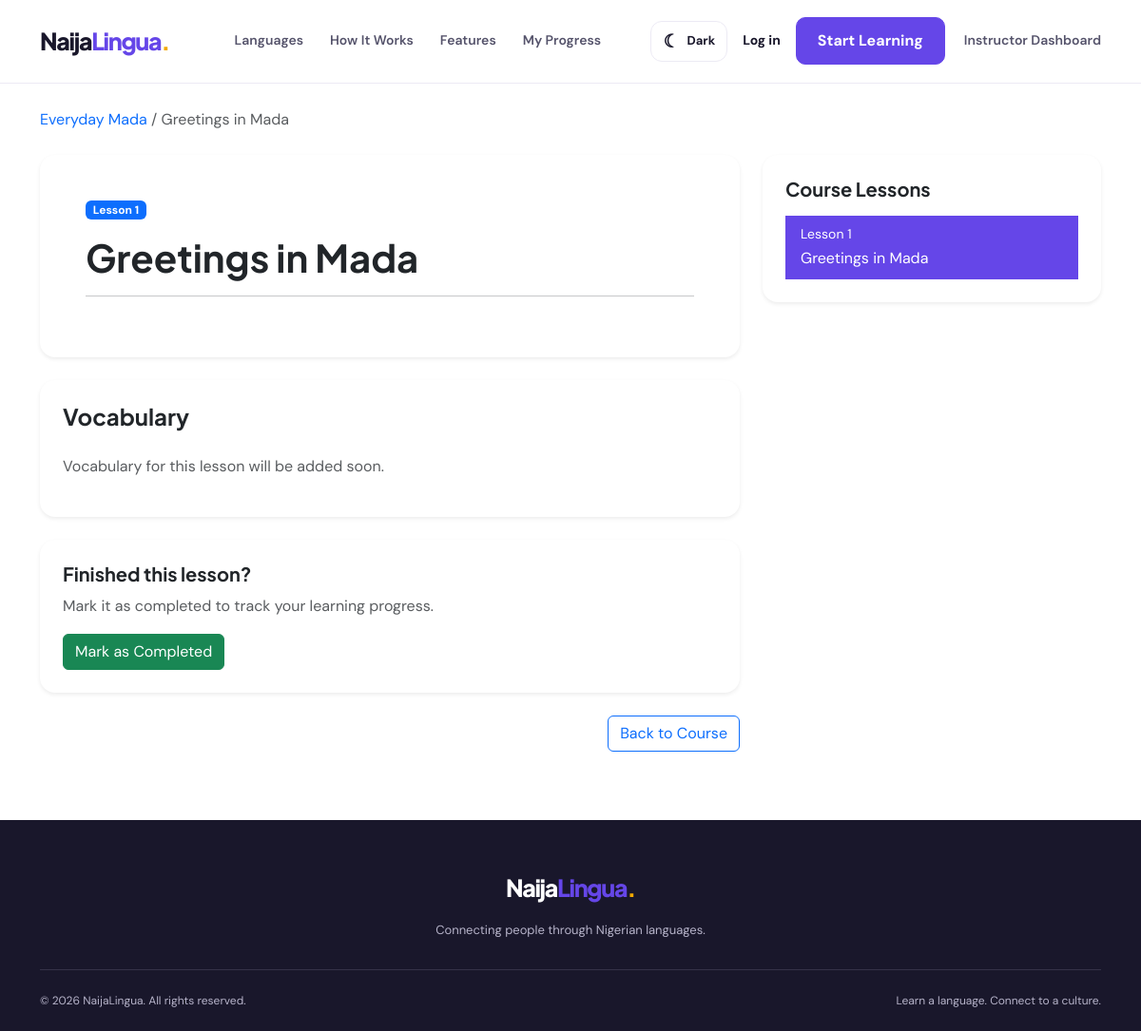
Screenshot of /courses/everyday-mada/greetings-in-mada/ (signed in) with the database file from the repository.
### courses/models.py (models this page shows, shortened)
class Course(models.Model):
    class Level(models.TextChoices):
        BEGINNER = "BEGINNER", "Beginner"
        INTERMEDIATE = "INTERMEDIATE", "Intermediate"
        ADVANCED = "ADVANCED", "Advanced"
    instructor = models.ForeignKey(
    "accounts.User",
    on_delete=models.SET_NULL,
    null=True,
    blank=True,
    related_name="courses"
    )
    language = models.ForeignKey(
    "languages.Language",
    on_delete=models.CASCADE,
    related_name="courses"
    )
    title = models.CharField(max_length=200)
    slug = models.SlugField(
        max_length=220,
        unique=True,
        blank=True
    )
    description = models.TextField()
    level = models.CharField(
        max_length=20,
        choices=Level.choices,
        default=Level.BEGINNER
    )
    thumbnail = models.ImageField(
        upload_to="courses/",
        blank=True,
        null=True
    )
    is_premium = models.BooleanField(default=False)
    is_published = models.BooleanField(default=False)
    created_at = models.DateTimeField(auto_now_add=True)
    updated_at = models.DateTimeField(auto_now=True)
    class Meta:
        ordering = ["language", "level", "title"]

class Lesson(models.Model):
    course = models.ForeignKey(
        Course,
        on_delete=models.CASCADE,
        related_name="lessons"
    )
    title = models.CharField(max_length=200)
    slug = models.SlugField(
        max_length=220,
        blank=True
    )
    lesson_number = models.PositiveIntegerField()
    description = models.TextField(blank=True)
    content = models.TextField(blank=True)
    audio = models.FileField(
        upload_to="lesson_audio/",
        blank=True,
        null=True
    )
    duration_minutes = models.PositiveIntegerField(default=5)
    is_published = models.BooleanField(default=False)
    created_at = models.DateTimeField(auto_now_add=True)
    class Meta:
        ordering = ["lesson_number"]
        constraints = [
            models.UniqueConstraint(
                fields=["course", "lesson_number"],
                name="unique_lesson_number_per_course"
            )
        ]

### courses/views.py (the view)
@login_required
def lesson_detail(request, course_slug, lesson_slug):
    course = get_object_or_404(
        Course,
        slug=course_slug,
    )
    lesson = get_object_or_404(
        Lesson,
        course=course,
        slug=lesson_slug,
    )
    lessons = course.lessons.filter(
    ).order_by("lesson_number", "id")
    previous_lesson = lessons.filter(
        lesson_number__lt=lesson.lesson_number
    ).order_by("-lesson_number", "-id").first()
    next_lesson = lessons.filter(
        lesson_number__gt=lesson.lesson_number
    ).order_by("lesson_number", "id").first()
    vocabulary = lesson.vocabulary.all()
    progress, created = LessonProgress.objects.get_or_create(
        learner=request.user,
        lesson=lesson
    )
    context = {
        "course": course,
        "lesson": lesson,
        "lessons": lessons,
        "vocabulary": vocabulary,
        "previous_lesson": previous_lesson,
        "next_lesson": next_lesson,
        "progress": progress,
    }
    return render(
        request,
        "courses/lesson_detail.html",
        context
    )

### templates/courses/lesson_detail.html (shortened to what this page needs)
{% extends "base.html" %}
{% block content %}
<div class="container py-4">
    <div class="mb-4">
        <a href="{% url 'courses:detail' course.slug %}"
           class="text-decoration-none">
            {{ course.title }}
        </a>
        <span class="text-muted"> / {{ lesson.title }}</span>
    </div>
    <div class="row g-4">
        <div class="col-lg-8">
            <div class="card border-0 shadow-sm rounded-4 mb-4">
                <div class="card-body p-4 p-md-5">
                    <div class="d-flex justify-content-between align-items-center mb-3">
                        <span class="badge bg-primary">
                            Lesson {{ lesson.lesson_number }}
                        </span>
                    </div>
                    <h1 class="fw-bold mb-3">{{ lesson.title }}</h1>
                    <hr>
                </div>
            </div>
            <div class="card border-0 shadow-sm rounded-4 mb-4">
                <div class="card-body p-4">
                    <h4 class="fw-bold mb-4">
                        Vocabulary
                    </h4>
                    {% for item in vocabulary %}
                        <div class="vocabulary-item py-3 border-bottom">
                            <div class="row align-items-center g-2">
                                <div class="col-md-5">
                                    <h5 class="fw-bold mb-1">
                                        {{ item.word }}
                                    </h5>
                                    {% if item.pronunciation %}
                                        <small class="text-muted">
                                            /{{ item.pronunciation }}/
                                        </small>
                                    {% endif %}
                                </div>
                                <div class="col-md-5">
                                    <span class="text-muted">
                                        {{ item.english }}
                                    </span>
                                </div>
                                <div class="col-md-2 text-md-end">
                                    {% if item.audio %}
                                        <audio controls preload="none">
                                            <source src="{{ item.audio.url }}">
                                        </audio>
                                    {% endif %}
                                </div>
                            </div>
                            {% if item.example %}
                                <div class="mt-2">
                                    <small class="text-muted">
                                        Example: {{ item.example }}
                                    </small>
                                </div>
                            {% endif %}
                            {% if item.example_translation %}
                                <div>
                                    <small class="text-muted">
                                        Translation:
                                        {{ item.example_translation }}
                                    </small>
                                </div>
                            {% endif %}
                        </div>
                    {% empty %}
                        <p class="text-muted">
                            Vocabulary for this lesson will be added soon.
                        </p>
                    {% endfor %}
                </div>
            </div>
            <div class="card border-0 shadow-sm rounded-4 mb-4">
                <div class="card-body p-4">
                    {% if progress.is_completed %}
                        <div class="alert alert-success mb-0">
                            <i class="bi bi-check-circle-fill"></i>
                            You have completed this lesson.
                        </div>
                    {% else %}
                        <h5 class="fw-bold">Finished this lesson?</h5>
                        <p class="text-muted">
                            Mark it as completed to track your learning progress.
                        </p>
                        <form method="POST"
                              action="{% url 'courses:mark_lesson_complete' course.slug lesson.slug %}">
                            <button type="submit" class="btn btn-success">
                                Mark as Completed
                            </button>
                        </form>
                    {% endif %}
                </div>
            </div>
            <div class="d-flex justify-content-between gap-3 mb-5">
                {% if next_lesson %}
                    <a href="{% url 'courses:lesson' course.slug next_lesson.slug %}"
                       class="btn btn-primary">
                        Next Lesson
                        <i class="bi bi-arrow-right"></i>
                    </a>
                {% else %}
                    <a href="{% url 'courses:detail' course.slug %}"
                       class="btn btn-outline-primary">
                        Back to Course
                    </a>
                {% endif %}
            </div>
        </div>
        <div class="col-lg-4">
            <div class="card border-0 shadow-sm rounded-4 sticky-top"
                 style="top: 90px;">
                <div class="card-body p-4">
                    <h5 class="fw-bold mb-3">Course Lessons</h5>
                    <div class="list-group list-group-flush">
                        {% for item in lessons %}
                            <a href="{% url 'courses:lesson' course.slug item.slug %}"
                               class="list-group-item list-group-item-action
                               {% if item.id == lesson.id %}active{% endif %}">
                                <div class="d-flex justify-content-between align-items-center">
                                    <span>
                                        <small class="d-block">
                                            Lesson {{ item.lesson_number }}
                                        </small>
                                        {{ item.title }}
                                    </span>
                                </div>
                            </a>
                        {% endfor %}
                    </div>
                </div>
            </div>
        </div>
    </div>
</div>
{% endblock %}

### static/css/style.css (style rules this page uses)
:root { color-scheme: light; --primary: #6546e8; --primary-dark: #4f32ca; --primary-light: #f0edff; --text-dark: #19172b; --text-muted: #747387; --background: #ffffff; --surface: #f8f7fc; --card-bg: #ffffff; --navbar-bg: rgba(255, 255, 255, 0.96); --border: #eceaf4; --input-bg: #ffffff; --green: #16a477; --yellow: #f9c74f; --shadow: 0 15px 45px rgba(35, 24, 85, 0.07); --radius: 20px; }
* { box-sizing: border-box; }
html { scroll-behavior: smooth; scroll-padding-top: 90px; }
body { margin: 0; font-family: "DM Sans", sans-serif; color: var(--text-dark); background: var(--background); line-height: 1.7; }
h1, h2, h3, h4, h5, .brand-logo { font-family: "Plus Jakarta Sans", sans-serif; }
a { text-decoration: none; }
body, .site-navbar, .language-card, .feature-card, .step-card, .learning-card, .floating-note, .language-example, .language-placeholder, .learning-tip, .pronunciation, .empty-languages, .cta-section { transition: background-color 0.25s ease, color 0.25s ease, border-color 0.25s ease, box-shadow 0.25s ease; }
.list-group-item.active { background-color: var(--primary); border-color: var(--primary); }

### rows the page displays
Course: title "Everyday Mada"
Lesson: title "Greetings in Mada", lesson_number "1"
